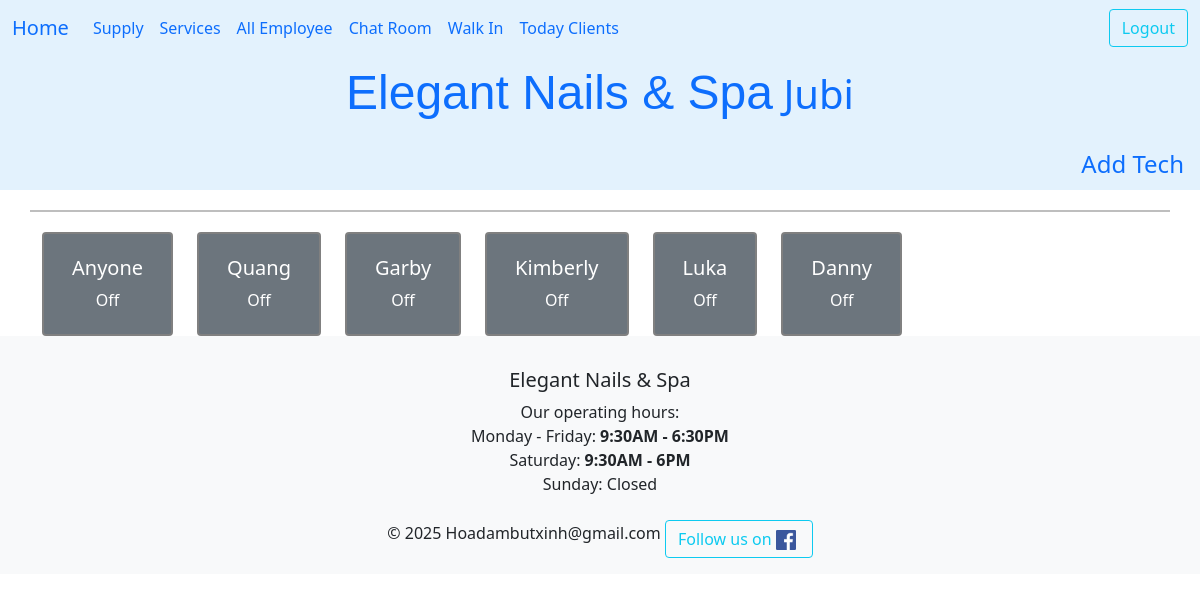
Page /ledger/ (signed in) on the earlier database version.
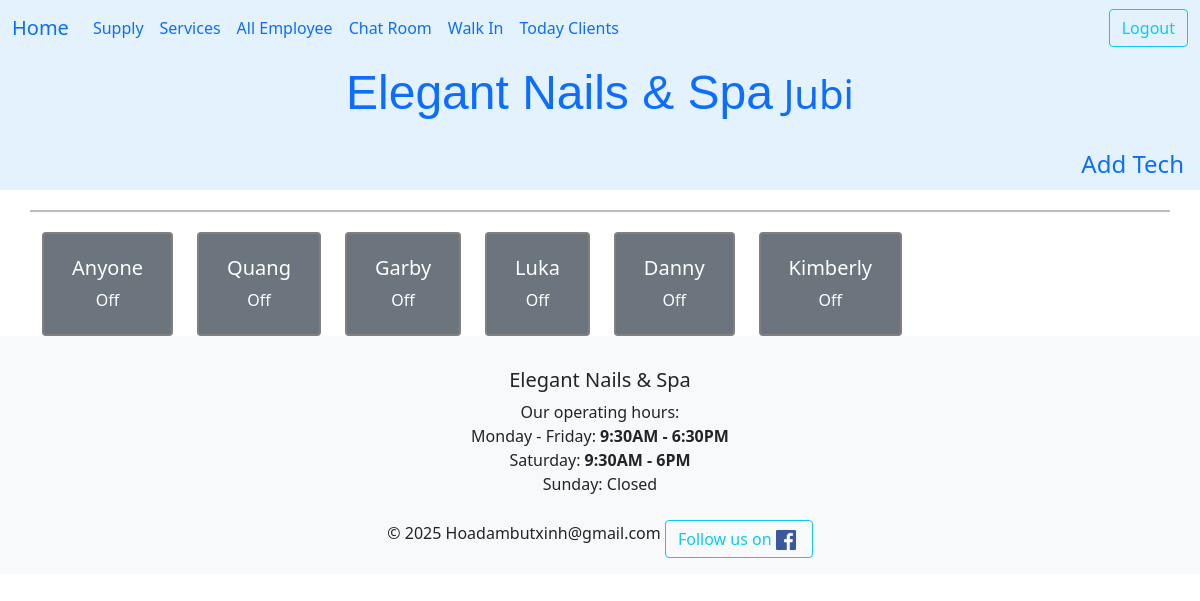
Same page on the later database version.
### ledger/models.py (models this page shows, shortened)
class Technician(models.Model):
    name = models.CharField(max_length=25)
    phone = PhoneNumberField()
    email = models.EmailField(max_length=40, null=True, blank=True)
    owner = models.ForeignKey(settings.AUTH_USER_MODEL, on_delete=models.DO_NOTHING)
    start_work_at = models.TimeField()
    end_work = models.TimeField()
    isWork = models.BooleanField(default=False)
    picture = models.ImageField(upload_to='tech_pictures/', null=True, editable=True)
    services = models.ManyToManyField("Service", blank=True, related_name="tech")
    time_come_in = models.DateTimeField(null=True)
    work_days = models.CharField(max_length=7, default="1111110", help_text="MTWTFSS: 1 for work, 0 for off")
    vacation_start = models.DateField(null=True, blank=True, help_text="Start vacation")
    vacation_end = models.DateField(null=True, blank=True, help_text="End vacation, back work!")
    date_go_work = models.DateField(null=True, blank=True)
    history = HistoricalRecords()
    class Meta:
        unique_together = ('name','phone',)
        ordering = ['name']
    def get_clients(self):
        allClients = self.khachs.all() #filter(day_comes__gte=now)
        return allClients
    def get_today_clients(self):
        hnay = self.get_clients().filter(day_comes=datetime.date.today()).exclude(status=Khach.Status.cancel)
        return hnay.order_by('time_at')
    def get_services_today(self):
        now = datetime.datetime.now()
        clients = self.get_today_clients().filter(time_at__lte=now)
        all_ser = []
        for client in clients:
            all_ser.extend(client.get_services())
        return len(all_ser)

### ledger/views.py (the view)
# urls.py: path('ledger/', views.AllEmployee.as_view(), name="all_employee"),
class AllEmployee(LoginRequiredMixin,ListView):
    template = 'ledger/all_employee.html'
    def get(self,request):
        employee = Technician.objects.filter(owner=request.user).order_by("time_come_in")
        sort_tech = sorted(list(employee),
                           key= lambda tech: tech.get_services_today(),reverse=False
                           )
        for tech in sort_tech:
            if tech.time_come_in == None or tech.time_come_in.date() < timezone.now().date():
                tech.isWork = False
                tech.save()
        cont = {'employees': sort_tech }
        return render(request, self.template, cont)

### ledger/templates/ledger/all_employee.html (shortened to what this page needs)
{% extends 'base.html' %}
{% block nutPhu %}
        <a class="nav-link" href="{% url 'ledger:add_employee' %}">Add Tech</a>
{% endblock nutPhu %}
{% block content %}
<div class="container text-center">
  <div class="row row-cols-auto">
  <hr style="border: 1px solid black; width: 100%; margin: 20px 0;">
  {% for employee in employees %}
  {% if not employee.isWork %}
  <div class="cols-auto">
    <button class="tech-button btn btn-secondary" style="border: 2px solid gray" id="em_{{employee.id}}">
      <div class="card-body">
           <h5 class="card-title align-text-top"> {{ employee.name | title }}</h5>
        <span class="card-subtitle align-content-center">Off</span>
    </div>
    </button>
  </div>
  {% endif %}
  {% endfor %}
  </div>
</div>
{% endblock content %}

Differences in the rows shown:
changed Technician "Kimberly": moves down the list
